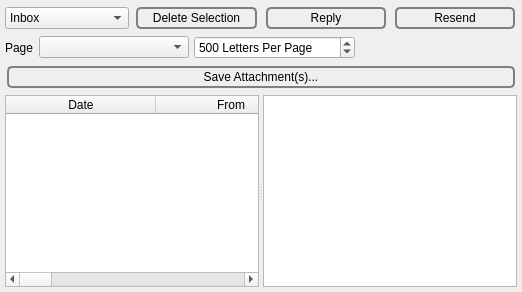
              <widget class="QWidget" name="tab_4">
               <attribute name="title">
                <string>&amp;Read</string>
               </attribute>
               <layout class="QHBoxLayout" name="horizontalLayout">
                <property name="spacing">
                 <number>5</number>
                </property>
                <property name="leftMargin">
                 <number>5</number>
                </property>
                <property name="topMargin">
                 <number>5</number>
                </property>
                <property name="rightMargin">
                 <number>5</number>
                </property>
                <property name="bottomMargin">
                 <number>5</number>
                </property>
                <item>
                 <widget class="QSplitter" name="emailSplitter">
                  <property name="orientation">
                   <enum>Qt::Horizontal</enum>
                  </property>
                  <widget class="QWidget" name="verticalLayoutWidget_2">
                   <layout class="QVBoxLayout" name="verticalLayout_69">
                    <property name="spacing">
                     <number>5</number>
                    </property>
                    <item>
                     <layout class="QHBoxLayout" name="horizontalLayout_85">
                      <item>
                       <widget class="QComboBox" name="folder">
                        <property name="styleSheet">
                         <string notr="true">QPushButton {
 border: 2px solid gray;
 background-color: qlineargradient(x1: 0, y1: 0, x2: 0, y2: 1,
                                   stop: 0 #E0E0E0, stop: 1 #FFFFFF);
 border-radius: 5px;
 margin: 2px;
 padding: 2px;
 }


QPushButton:hover { 
background-color: qlineargradient(x1: 0, y1: 0, x2: 0, y2: 1,
                                   stop: 0 rgb(254,229,172), stop: 1 #FFFFFF);
background-position: top center; } 

QPushButton:pressed {
     background-color: darkgray;
     border-style: inset;
 }</string>
                        </property>
                        <property name="sizeAdjustPolicy">
                         <enum>QComboBox::AdjustToContents</enum>
                        </property>
                        <property name="iconSize">
                         <size>
                          <width>40</width>
                          <height>40</height>
                         </size>
                        </property>
                        <item>
                         <property name="text">
                          <string>Inbox</string>
                         </property>
                        </item>
                        <item>
                         <property name="text">
                          <string>Sent</string>
                         </property>
                        </item>
                        <item>
                         <property name="text">
                          <string>Trash</string>
                         </property>
                        </item>
                       </widget>
                      </item>
                      <item>
                       <widget class="QPushButton" name="deleteEmail">
                        <property name="styleSheet">
                         <string notr="true">QPushButton {
 border: 2px solid gray;
 background-color: qlineargradient(x1: 0, y1: 0, x2: 0, y2: 1,
                                   stop: 0 #E0E0E0, stop: 1 #FFFFFF);
 border-radius: 5px;
 margin: 2px;
 padding: 2px;
 }


QPushButton:hover { 
background-color: qlineargradient(x1: 0, y1: 0, x2: 0, y2: 1,
                                   stop: 0 rgb(254,229,172), stop: 1 #FFFFFF);
background-position: top center; } 

QPushButton:pressed {
     background-color: darkgray;
     border-style: inset;
 }</string>
                        </property>
                        <property name="text">
                         <string>Delete Selection</string>
                        </property>
                        <property name="iconSize">
                         <size>
                          <width>40</width>
                          <height>40</height>
                         </size>
                        </property>
                       </widget>
                      </item>
                      <item>
                       <widget class="QPushButton" name="reply">
                        <property name="styleSheet">
                         <string notr="true">QPushButton {
 border: 2px solid gray;
 background-color: qlineargradient(x1: 0, y1: 0, x2: 0, y2: 1,
                                   stop: 0 #E0E0E0, stop: 1 #FFFFFF);
 border-radius: 5px;
 margin: 2px;
 padding: 2px;
 }


QPushButton:hover { 
background-color: qlineargradient(x1: 0, y1: 0, x2: 0, y2: 1,
                                   stop: 0 rgb(254,229,172), stop: 1 #FFFFFF);
background-position: top center; } 

QPushButton:pressed {
     background-color: darkgray;
     border-style: inset;
 }</string>
                        </property>
                        <property name="text">
                         <string>Reply</string>
                        </property>
                        <property name="iconSize">
                         <size>
                          <width>40</width>
                          <height>40</height>
                         </size>
                        </property>
                       </widget>
                      </item>
                      <item>
                       <widget class="QPushButton" name="resend">
                        <property name="styleSheet">
                         <string notr="true">QPushButton {
 border: 2px solid gray;
 background-color: qlineargradient(x1: 0, y1: 0, x2: 0, y2: 1,
                                   stop: 0 #E0E0E0, stop: 1 #FFFFFF);
 border-radius: 5px;
 margin: 2px;
 padding: 2px;
 }


QPushButton:hover { 
background-color: qlineargradient(x1: 0, y1: 0, x2: 0, y2: 1,
                                   stop: 0 rgb(254,229,172), stop: 1 #FFFFFF);
background-position: top center; } 

QPushButton:pressed {
     background-color: darkgray;
     border-style: inset;
 }</string>
                        </property>
                        <property name="text">
                         <string>Resend</string>
                        </property>
                        <property name="iconSize">
                         <size>
                          <width>40</width>
                          <height>40</height>
                         </size>
                        </property>
                       </widget>
                      </item>
                     </layout>
                    </item>
                    <item>
                     <layout class="QHBoxLayout" name="horizontalLayout_74">
                      <item>
                       <widget class="QLabel" name="label_141">
                        <property name="text">
                         <string>Page</string>
                        </property>
                       </widget>
                      </item>
                      <item>
                       <widget class="QComboBox" name="email_page">
                        <property name="sizeAdjustPolicy">
                         <enum>QComboBox::AdjustToContents</enum>
                        </property>
                        <property name="minimumContentsLength">
                         <number>15</number>
                        </property>
                       </widget>
                      </item>
                      <item>
                       <widget class="QSpinBox" name="email_pages">
                        <property name="toolTip">
                         <string>&lt;html&gt;&lt;head/&gt;&lt;body&gt;&lt;p&gt;Please refresh after changing. Valid values lie in the interval [25, 999999999].&lt;/p&gt;&lt;/body&gt;&lt;/html&gt;</string>
                        </property>
                        <property name="suffix">
                         <string> Letters Per Page</string>
                        </property>
                        <property name="minimum">
                         <number>25</number>
                        </property>
                        <property name="maximum">
                         <number>999999999</number>
                        </property>
                        <property name="value">
                         <number>500</number>
                        </property>
                       </widget>
                      </item>
                      <item>
                       <spacer name="horizontalSpacer_35">
                        <property name="orientation">
                         <enum>Qt::Horizontal</enum>
                        </property>
                        <property name="sizeHint" stdset="0">
                         <size>
                          <width>40</width>
                          <height>20</height>
                         </size>
                        </property>
                       </spacer>
                      </item>
                     </layout>
                    </item>
                    <item>
                     <widget class="QPushButton" name="saveAttachment">
                      <property name="styleSheet">
                       <string notr="true">QPushButton {
 border: 2px solid gray;
 background-color: qlineargradient(x1: 0, y1: 0, x2: 0, y2: 1,
                                   stop: 0 #E0E0E0, stop: 1 #FFFFFF);
 border-radius: 5px;
 margin: 2px;
 padding: 2px;
 }


QPushButton:hover { 
background-color: qlineargradient(x1: 0, y1: 0, x2: 0, y2: 1,
                                   stop: 0 rgb(254,229,172), stop: 1 #FFFFFF);
background-position: top center; } 

QPushButton:pressed {
     background-color: darkgray;
     border-style: inset;
 }</string>
                      </property>
                      <property name="text">
                       <string>Save Attachment(s)...</string>
                      </property>
                     </widget>
                    </item>
                    <item>
                     <widget class="QSplitter" name="readVerticalSplitter">
                      <property name="orientation">
                       <enum>Qt::Horizontal</enum>
                      </property>
                      <widget class="QTableWidget" name="mail">
                       <property name="alternatingRowColors">
                        <bool>true</bool>
                       </property>
                       <property name="selectionBehavior">
                        <enum>QAbstractItemView::SelectRows</enum>
                       </property>
                       <property name="horizontalScrollMode">
                        <enum>QAbstractItemView::ScrollPerPixel</enum>
                       </property>
                       <property name="sortingEnabled">
                        <bool>true</bool>
                       </property>
                       <attribute name="horizontalHeaderDefaultSectionSize">
                        <number>150</number>
                       </attribute>
                       <attribute name="horizontalHeaderStretchLastSection">
                        <bool>true</bool>
                       </attribute>
                       <column>
                        <property name="text">
                         <string>Date</string>
                        </property>
                       </column>
                       <column>
                        <property name="text">
                         <string>From</string>
                        </property>
                       </column>
                       <column>
                        <property name="text">
                         <string>Status</string>
                        </property>
                       </column>
                       <column>
                        <property name="text">
                         <string>Subject</string>
                        </property>
                       </column>
                       <column>
                        <property name="text">
                         <string>Attachment(s)</string>
                        </property>
                       </column>
                       <column>
                        <property name="text">
                         <string>goldbug</string>
                        </property>
                       </column>
                       <column>
                        <property name="text">
                         <string>message</string>
                        </property>
                       </column>
                       <column>
                        <property name="text">
                         <string>message_digest</string>
                        </property>
                       </column>
                       <column>
                        <property name="text">
                         <string>receiver_sender_hash</string>
                        </property>
                       </column>
                       <column>
                        <property name="text">
                         <string>hash</string>
                        </property>
                       </column>
                       <column>
                        <property name="text">
                         <string>signature</string>
                        </property>
                       </column>
                       <column>
                        <property name="text">
                         <string>OID</string>
                        </property>
                       </column>
                      </widget>
                      <widget class="spoton_textbrowser" name="mailMessage">
                       <property name="tabChangesFocus">
                        <bool>true</bool>
                       </property>
                       <property name="html">
                        <string>&lt;!DOCTYPE HTML PUBLIC &quot;-//W3C//DTD HTML 4.0//EN&quot; &quot;http://www.w3.org/TR/REC-html40/strict.dtd&quot;&gt;
&lt;html&gt;&lt;head&gt;&lt;meta name=&quot;qrichtext&quot; content=&quot;1&quot; /&gt;&lt;style type=&quot;text/css&quot;&gt;
p, li { white-space: pre-wrap; }
&lt;/style&gt;&lt;/head&gt;&lt;body style=&quot; font-family:'MS Shell Dlg 2'; font-size:8.25pt; font-weight:400; font-style:normal;&quot;&gt;
&lt;p style=&quot;-qt-paragraph-type:empty; margin-top:0px; margin-bottom:0px; margin-left:0px; margin-right:0px; -qt-block-indent:0; text-indent:0px; font-size:8pt;&quot;&gt;&lt;br /&gt;&lt;/p&gt;&lt;/body&gt;&lt;/html&gt;</string>
                       </property>
                       <property name="textInteractionFlags">
                        <set>Qt::LinksAccessibleByMouse|Qt::TextSelectableByKeyboard|Qt::TextSelectableByMouse</set>
                       </property>
                       <property name="openExternalLinks">
                        <bool>true</bool>
                       </property>
                       <property name="openLinks">
                        <bool>true</bool>
                       </property>
                      </widget>
                     </widget>
                    </item>
                   </layout>
                  </widget>
                 </widget>
                </item>
               </layout>
              </widget>
